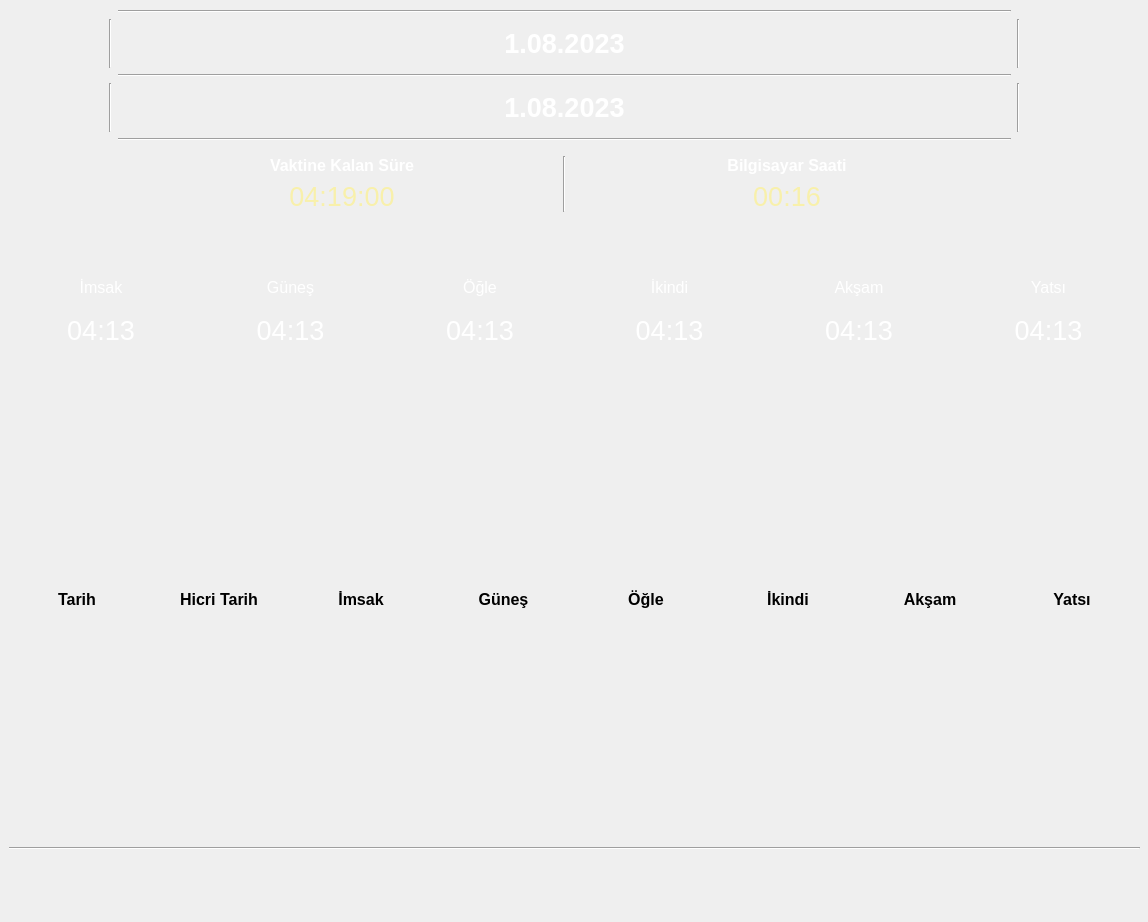
<?xml version="1.0" encoding="UTF-8"?>
<ui version="4.0">
 <class>MainWindow</class>
 <widget class="QMainWindow" name="MainWindow">
  <property name="geometry">
   <rect>
    <x>0</x>
    <y>0</y>
    <width>1148</width>
    <height>922</height>
   </rect>
  </property>
  <property name="minimumSize">
   <size>
    <width>1148</width>
    <height>0</height>
   </size>
  </property>
  <property name="windowTitle">
   <string>Bursa Ezan Vakitleri</string>
  </property>
  <widget class="QWidget" name="centralwidget">
   <widget class="QWidget" name="widgetParent" native="true">
    <property name="geometry">
     <rect>
      <x>9</x>
      <y>260</y>
      <width>1131</width>
      <height>98</height>
     </rect>
    </property>
    <layout class="QGridLayout" name="gridLayout">
     <item row="0" column="0">
      <layout class="QHBoxLayout" name="horizontalLayoutParent">
       <item>
        <widget class="QWidget" name="imsakWidget" native="true">
         <layout class="QGridLayout" name="gridLayout_2">
          <item row="0" column="0">
           <layout class="QVBoxLayout" name="imsakVertical">
            <item>
             <widget class="QLabel" name="label_11">
              <property name="text">
               <string>&lt;html&gt;&lt;head/&gt;&lt;body&gt;&lt;p align=&quot;center&quot;&gt;&lt;span style=&quot; font-size:12pt; color:#ffffff;&quot;&gt;İmsak&lt;/span&gt;&lt;/p&gt;&lt;/body&gt;&lt;/html&gt;</string>
              </property>
             </widget>
            </item>
            <item>
             <widget class="QLabel" name="imsakLabel">
              <property name="text">
               <string>&lt;html&gt;&lt;head/&gt;&lt;body&gt;&lt;p align=&quot;center&quot;&gt;&lt;span style=&quot; font-size:20pt; color:#ffffff;&quot;&gt;04:13&lt;/span&gt;&lt;/p&gt;&lt;/body&gt;&lt;/html&gt;</string>
              </property>
             </widget>
            </item>
           </layout>
          </item>
         </layout>
        </widget>
       </item>
       <item>
        <widget class="QWidget" name="sunriseWidget" native="true">
         <layout class="QGridLayout" name="gridLayout_3">
          <item row="0" column="0">
           <layout class="QVBoxLayout" name="sunriseVertical">
            <item>
             <widget class="QLabel" name="label_9">
              <property name="text">
               <string>&lt;html&gt;&lt;head/&gt;&lt;body&gt;&lt;p align=&quot;center&quot;&gt;&lt;span style=&quot; font-size:12pt; color:#ffffff;&quot;&gt;Güneş&lt;/span&gt;&lt;/p&gt;&lt;/body&gt;&lt;/html&gt;</string>
              </property>
             </widget>
            </item>
            <item>
             <widget class="QLabel" name="sunriseLabel">
              <property name="text">
               <string>&lt;html&gt;&lt;head/&gt;&lt;body&gt;&lt;p align=&quot;center&quot;&gt;&lt;span style=&quot; font-size:20pt; color:#ffffff;&quot;&gt;04:13&lt;/span&gt;&lt;/p&gt;&lt;/body&gt;&lt;/html&gt;</string>
              </property>
             </widget>
            </item>
           </layout>
          </item>
         </layout>
        </widget>
       </item>
       <item>
        <widget class="QWidget" name="dhuhrWidget" native="true">
         <layout class="QGridLayout" name="gridLayout_4">
          <item row="0" column="0">
           <layout class="QVBoxLayout" name="dhuhrVertical">
            <item>
             <widget class="QLabel" name="label_7">
              <property name="text">
               <string>&lt;html&gt;&lt;head/&gt;&lt;body&gt;&lt;p align=&quot;center&quot;&gt;&lt;span style=&quot; font-size:12pt; color:#ffffff;&quot;&gt;Öğle&lt;/span&gt;&lt;/p&gt;&lt;/body&gt;&lt;/html&gt;</string>
              </property>
             </widget>
            </item>
            <item>
             <widget class="QLabel" name="dhuhrLabel">
              <property name="text">
               <string>&lt;html&gt;&lt;head/&gt;&lt;body&gt;&lt;p align=&quot;center&quot;&gt;&lt;span style=&quot; font-size:20pt; color:#ffffff;&quot;&gt;04:13&lt;/span&gt;&lt;/p&gt;&lt;/body&gt;&lt;/html&gt;</string>
              </property>
             </widget>
            </item>
           </layout>
          </item>
         </layout>
        </widget>
       </item>
       <item>
        <widget class="QWidget" name="asrWidget" native="true">
         <layout class="QGridLayout" name="gridLayout_6">
          <item row="0" column="0">
           <layout class="QVBoxLayout" name="asrVertical">
            <item>
             <widget class="QLabel" name="label">
              <property name="text">
               <string>&lt;html&gt;&lt;head/&gt;&lt;body&gt;&lt;p align=&quot;center&quot;&gt;&lt;span style=&quot; font-size:12pt; color:#ffffff;&quot;&gt;İkindi&lt;/span&gt;&lt;/p&gt;&lt;/body&gt;&lt;/html&gt;</string>
              </property>
             </widget>
            </item>
            <item>
             <widget class="QLabel" name="asrLabel">
              <property name="text">
               <string>&lt;html&gt;&lt;head/&gt;&lt;body&gt;&lt;p align=&quot;center&quot;&gt;&lt;span style=&quot; font-size:20pt; color:#ffffff;&quot;&gt;04:13&lt;/span&gt;&lt;/p&gt;&lt;/body&gt;&lt;/html&gt;</string>
              </property>
             </widget>
            </item>
           </layout>
          </item>
         </layout>
        </widget>
       </item>
       <item>
        <widget class="QWidget" name="maghribWidget" native="true">
         <layout class="QGridLayout" name="gridLayout_5">
          <item row="0" column="0">
           <layout class="QVBoxLayout" name="maghribVertical">
            <item>
             <widget class="QLabel" name="label_15">
              <property name="text">
               <string>&lt;html&gt;&lt;head/&gt;&lt;body&gt;&lt;p align=&quot;center&quot;&gt;&lt;span style=&quot; font-size:12pt; color:#ffffff;&quot;&gt;Akşam&lt;/span&gt;&lt;/p&gt;&lt;/body&gt;&lt;/html&gt;</string>
              </property>
             </widget>
            </item>
            <item>
             <widget class="QLabel" name="maghribLabel">
              <property name="text">
               <string>&lt;html&gt;&lt;head/&gt;&lt;body&gt;&lt;p align=&quot;center&quot;&gt;&lt;span style=&quot; font-size:20pt; color:#ffffff;&quot;&gt;04:13&lt;/span&gt;&lt;/p&gt;&lt;/body&gt;&lt;/html&gt;</string>
              </property>
             </widget>
            </item>
           </layout>
          </item>
         </layout>
        </widget>
       </item>
       <item>
        <widget class="QWidget" name="ishaWidget" native="true">
         <layout class="QGridLayout" name="gridLayout_7">
          <item row="0" column="1">
           <layout class="QVBoxLayout" name="ishaVertical">
            <item>
             <widget class="QLabel" name="label_13">
              <property name="text">
               <string>&lt;html&gt;&lt;head/&gt;&lt;body&gt;&lt;p align=&quot;center&quot;&gt;&lt;span style=&quot; font-size:12pt; color:#ffffff;&quot;&gt;Yatsı&lt;/span&gt;&lt;/p&gt;&lt;/body&gt;&lt;/html&gt;</string>
              </property>
             </widget>
            </item>
            <item>
             <widget class="QLabel" name="ishaLabel">
              <property name="text">
               <string>&lt;html&gt;&lt;head/&gt;&lt;body&gt;&lt;p align=&quot;center&quot;&gt;&lt;span style=&quot; font-size:20pt; color:#ffffff;&quot;&gt;04:13&lt;/span&gt;&lt;/p&gt;&lt;/body&gt;&lt;/html&gt;</string>
              </property>
             </widget>
            </item>
           </layout>
          </item>
         </layout>
        </widget>
       </item>
      </layout>
     </item>
    </layout>
   </widget>
   <widget class="QWidget" name="widget" native="true">
    <property name="geometry">
     <rect>
      <x>109</x>
      <y>10</y>
      <width>911</width>
      <height>211</height>
     </rect>
    </property>
    <layout class="QGridLayout" name="gridLayout_8">
     <item row="2" column="1">
      <widget class="Line" name="line">
       <property name="orientation">
        <enum>Qt::Horizontal</enum>
       </property>
      </widget>
     </item>
     <item row="4" column="1">
      <widget class="Line" name="line_4">
       <property name="orientation">
        <enum>Qt::Horizontal</enum>
       </property>
      </widget>
     </item>
     <item row="1" column="0">
      <widget class="Line" name="line_7">
       <property name="orientation">
        <enum>Qt::Vertical</enum>
       </property>
      </widget>
     </item>
     <item row="3" column="2">
      <widget class="Line" name="line_6">
       <property name="orientation">
        <enum>Qt::Vertical</enum>
       </property>
      </widget>
     </item>
     <item row="3" column="1">
      <widget class="QLabel" name="hijriDateLabel">
       <property name="text">
        <string>&lt;html&gt;&lt;head/&gt;&lt;body&gt;&lt;p align=&quot;center&quot;&gt;&lt;span style=&quot; font-size:20pt; font-weight:600; color:#ffffff;&quot;&gt;1.08.2023&lt;/span&gt;&lt;/p&gt;&lt;/body&gt;&lt;/html&gt;</string>
       </property>
      </widget>
     </item>
     <item row="5" column="1">
      <widget class="QWidget" name="widgetTop" native="true">
       <layout class="QGridLayout" name="gridLayout_10">
        <item row="0" column="0">
         <layout class="QHBoxLayout" name="horizontalChild">
          <item>
           <layout class="QVBoxLayout" name="verticalChild">
            <item>
             <widget class="QLabel" name="remainingTitleLabel">
              <property name="text">
               <string>&lt;html&gt;&lt;head/&gt;&lt;body&gt;&lt;p align=&quot;center&quot;&gt;&lt;span style=&quot; font-size:12pt; font-weight:600; color:#ffffff;&quot;&gt;Vaktine Kalan Süre&lt;/span&gt;&lt;/p&gt;&lt;/body&gt;&lt;/html&gt;</string>
              </property>
             </widget>
            </item>
            <item>
             <widget class="QLabel" name="remainingLabel">
              <property name="text">
               <string>&lt;html&gt;&lt;head/&gt;&lt;body&gt;&lt;p align=&quot;center&quot;&gt;&lt;span style=&quot; font-size:20pt; color:#f8f0ab;&quot;&gt;04:19:00&lt;/span&gt;&lt;/p&gt;&lt;/body&gt;&lt;/html&gt;</string>
              </property>
             </widget>
            </item>
           </layout>
          </item>
          <item>
           <widget class="Line" name="line_2">
            <property name="orientation">
             <enum>Qt::Vertical</enum>
            </property>
           </widget>
          </item>
          <item>
           <layout class="QVBoxLayout" name="verticalChild1">
            <item>
             <widget class="QLabel" name="label_4">
              <property name="text">
               <string>&lt;html&gt;&lt;head/&gt;&lt;body&gt;&lt;p align=&quot;center&quot;&gt;&lt;span style=&quot; font-size:12pt; font-weight:600; color:#ffffff;&quot;&gt;Bilgisayar Saati&lt;/span&gt;&lt;/p&gt;&lt;/body&gt;&lt;/html&gt;</string>
              </property>
             </widget>
            </item>
            <item>
             <widget class="QLabel" name="timeLabel">
              <property name="text">
               <string>&lt;html&gt;&lt;head/&gt;&lt;body&gt;&lt;p align=&quot;center&quot;&gt;&lt;span style=&quot; font-size:20pt; color:#f8f0ab;&quot;&gt;00:16&lt;/span&gt;&lt;/p&gt;&lt;/body&gt;&lt;/html&gt;</string>
              </property>
             </widget>
            </item>
           </layout>
          </item>
         </layout>
        </item>
       </layout>
      </widget>
     </item>
     <item row="3" column="0">
      <widget class="Line" name="line_5">
       <property name="orientation">
        <enum>Qt::Vertical</enum>
       </property>
      </widget>
     </item>
     <item row="1" column="2">
      <widget class="Line" name="line_8">
       <property name="orientation">
        <enum>Qt::Vertical</enum>
       </property>
      </widget>
     </item>
     <item row="1" column="1">
      <widget class="QLabel" name="dateLabel">
       <property name="text">
        <string>&lt;html&gt;&lt;head/&gt;&lt;body&gt;&lt;p align=&quot;center&quot;&gt;&lt;span style=&quot; font-size:20pt; font-weight:600; color:#ffffff;&quot;&gt;1.08.2023&lt;/span&gt;&lt;/p&gt;&lt;/body&gt;&lt;/html&gt;</string>
       </property>
      </widget>
     </item>
     <item row="0" column="1">
      <widget class="Line" name="line_9">
       <property name="orientation">
        <enum>Qt::Horizontal</enum>
       </property>
      </widget>
     </item>
    </layout>
   </widget>
   <widget class="QWidget" name="weekWidget" native="true">
    <property name="geometry">
     <rect>
      <x>9</x>
      <y>359</y>
      <width>1131</width>
      <height>491</height>
     </rect>
    </property>
    <layout class="QGridLayout" name="gridLayout_9">
     <item row="0" column="0">
      <layout class="QVBoxLayout" name="weekVerticalLayout">
       <item>
        <layout class="QHBoxLayout" name="horizontalLayout_2">
         <item>
          <widget class="QLabel" name="label_8">
           <property name="text">
            <string>&lt;html&gt;&lt;head/&gt;&lt;body&gt;&lt;p align=&quot;center&quot;&gt;&lt;span style=&quot; font-size:12pt; font-weight:600;&quot;&gt;Tarih&lt;/span&gt;&lt;/p&gt;&lt;/body&gt;&lt;/html&gt;</string>
           </property>
          </widget>
         </item>
         <item>
          <widget class="QLabel" name="label_16">
           <property name="text">
            <string>&lt;html&gt;&lt;head/&gt;&lt;body&gt;&lt;p align=&quot;center&quot;&gt;&lt;span style=&quot; font-size:12pt; font-weight:600;&quot;&gt;Hicri Tarih&lt;/span&gt;&lt;/p&gt;&lt;/body&gt;&lt;/html&gt;</string>
           </property>
          </widget>
         </item>
         <item>
          <widget class="QLabel" name="label_10">
           <property name="text">
            <string>&lt;html&gt;&lt;head/&gt;&lt;body&gt;&lt;p align=&quot;center&quot;&gt;&lt;span style=&quot; font-size:12pt; font-weight:600;&quot;&gt;İmsak&lt;/span&gt;&lt;/p&gt;&lt;/body&gt;&lt;/html&gt;</string>
           </property>
          </widget>
         </item>
         <item>
          <widget class="QLabel" name="label_12">
           <property name="text">
            <string>&lt;html&gt;&lt;head/&gt;&lt;body&gt;&lt;p align=&quot;center&quot;&gt;&lt;span style=&quot; font-size:12pt; font-weight:600;&quot;&gt;Güneş&lt;/span&gt;&lt;/p&gt;&lt;/body&gt;&lt;/html&gt;</string>
           </property>
          </widget>
         </item>
         <item>
          <widget class="QLabel" name="label_14">
           <property name="text">
            <string>&lt;html&gt;&lt;head/&gt;&lt;body&gt;&lt;p align=&quot;center&quot;&gt;&lt;span style=&quot; font-size:12pt; font-weight:600;&quot;&gt;Öğle&lt;/span&gt;&lt;/p&gt;&lt;/body&gt;&lt;/html&gt;</string>
           </property>
          </widget>
         </item>
         <item>
          <widget class="QLabel" name="label_2">
           <property name="text">
            <string>&lt;html&gt;&lt;head/&gt;&lt;body&gt;&lt;p align=&quot;center&quot;&gt;&lt;span style=&quot; font-size:12pt; font-weight:600;&quot;&gt;İkindi&lt;/span&gt;&lt;/p&gt;&lt;/body&gt;&lt;/html&gt;</string>
           </property>
          </widget>
         </item>
         <item>
          <widget class="QLabel" name="label_3">
           <property name="text">
            <string>&lt;html&gt;&lt;head/&gt;&lt;body&gt;&lt;p align=&quot;center&quot;&gt;&lt;span style=&quot; font-size:12pt; font-weight:600;&quot;&gt;Akşam&lt;/span&gt;&lt;/p&gt;&lt;/body&gt;&lt;/html&gt;</string>
           </property>
          </widget>
         </item>
         <item>
          <widget class="QLabel" name="label_5">
           <property name="text">
            <string>&lt;html&gt;&lt;head/&gt;&lt;body&gt;&lt;p align=&quot;center&quot;&gt;&lt;span style=&quot; font-size:12pt; font-weight:600;&quot;&gt;Yatsı&lt;/span&gt;&lt;/p&gt;&lt;/body&gt;&lt;/html&gt;</string>
           </property>
          </widget>
         </item>
        </layout>
       </item>
       <item>
        <widget class="Line" name="line_3">
         <property name="orientation">
          <enum>Qt::Horizontal</enum>
         </property>
        </widget>
       </item>
      </layout>
     </item>
    </layout>
   </widget>
  </widget>
 </widget>
 <resources/>
 <connections/>
</ui>
